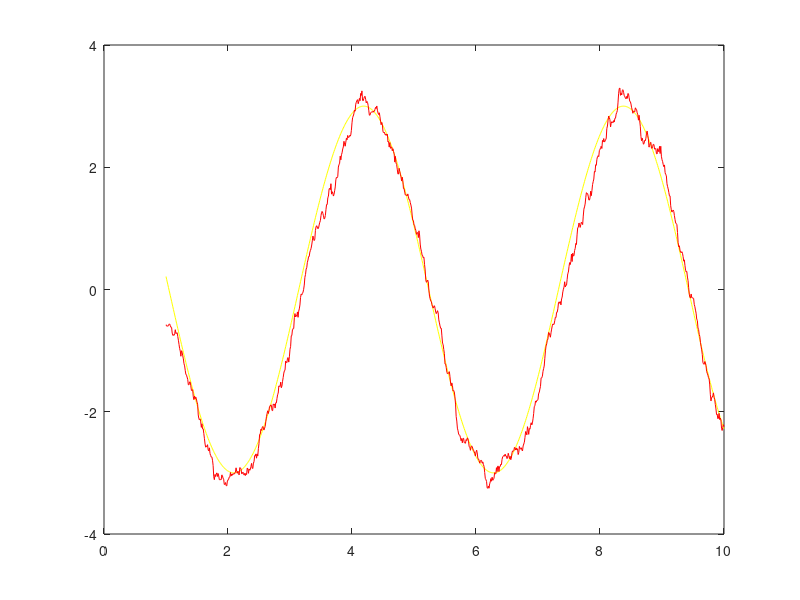

This figure's MATLAB source:
dt = 0.01;
T = 10;

%%
t = 1:dt:T;
actual_signal = 3*cos(t*1.5);
dev_signal = -3*sin(t*1.5);
observe_noise = mvnrnd([-0.1, 0.15], [0.9 0; 0 0.5], numel(t))';
actual_x = [actual_signal; dev_signal] + observe_noise;

%%

A = [1 dt; 0 1];
C = eye(2);
Sigma_M = 0.005 .* eye(2);
R = 1.5 .* eye(2);
Pt = 0.03 .* eye(2);

x_hat = actual_x(:, 1);
D = [1 0];
y = D * actual_x(:, 1);
for i = 2:numel(t)
    % get the observe data
    z = actual_x(:, i);
    
    % estimate x_hat and P_hat
    P = A*Pt*A' + Sigma_M;
    
    K = P*C'/(R+C*P*C');
    x_hat(:, i) = A * x_hat(:, i-1) + K*(z - C*x_hat(:, i-1));
    y(i) = D * x_hat(:, i);
    Pt = P - K*C*P;
end
close all
plot(t, actual_signal, 'y-');
hold on
plot(t, y, 'r-');